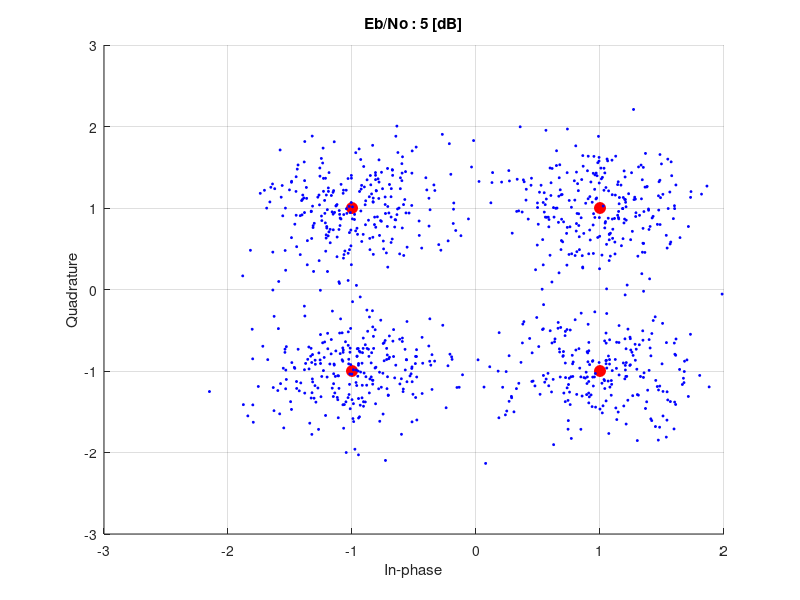

The MATLAB script that drew this image:
clc; clear; close all;
%% QPSK 실습

Eb_mW = 1;
Eb_No_dB_vec = 5;
No_mW = db2pow(-Eb_No_dB_vec);

N_sym = 1e3;

coordi_ = zeros(2,N_sym);
n_symbol_error_saved = zeros(1,N_sym);
n_bit_error_saved = zeros(1,N_sym);

for i_sym = 1:N_sym
    % bit 생성
    bits_ = rand(2,1)>0.5;
    % bit 부호화 1->+1, 0->-1
    bits_after_encoding = bits_*2-1;
    % 심볼 에너지
    Es_mW = 2*Eb_mW;
    % QPSK 변조
    symbol_ = sqrt(Es_mW/2)*(bits_after_encoding(1)+1j*bits_after_encoding(2));
    
    % 잡음 생성
    noise_ = sqrt(No_mW/2)*(randn() + 1j*randn());
    % 잡음이 추가된 신호 생성
    y = symbol_ + noise_;
    coordi_(:,i_sym) = [real(y),imag(y)];
    % 부호 판정 후 symbol 복조
    symbol_after_decoding = 2*(real(y)>0)-1 + 1j*(2*(imag(y)>0)-1);
    % 복조된 심볼을 통해 비트 복조
    bit_re = [real(symbol_after_decoding)>0;imag(symbol_after_decoding)>0];
    
    % 에러가 발생한 심볼 count
    bool_symbol_error = (symbol_~= symbol_after_decoding);
    n_symbol_error_saved(i_sym) = bool_symbol_error;
    % 에러가 발생한 비트 count
    n_bit_error = sum(bits_ ~= bit_re);
    n_bit_error_saved(i_sym) = n_bit_error;
end
ser_ = sum(n_symbol_error_saved)/N_sym;
ber_ = sum(n_bit_error_saved)/(2*N_sym);

%% Plotting
% 잡음이 섞이지 않은 신호의 좌표
qpsk_symbol = [1 1 -1 -1; 1 -1 1 -1];
figure
hold on; grid on;
p = plot(qpsk_symbol(1,:),qpsk_symbol(2,:),'o');
set(p,'markersize',8,'markeredgecolor','r','markerfacecolor','r');
% 잡음이 섞인 신호의 좌표
q = plot(coordi_(1,:), coordi_(2,:),'*','color','b','markersize',2);
title_ = sprintf('Eb/No : %d [dB]',Eb_No_dB_vec);
xlabel('In-phase'),ylabel('Quadrature'),title(title_);